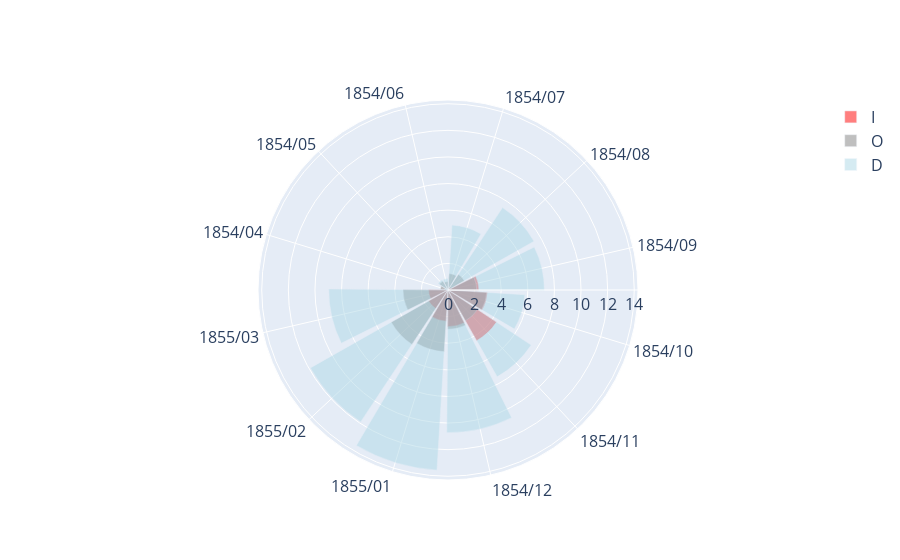

This figure's notebook cell:
### Code cell
polar2(I_COLS)

### Figure 1 — Plotly figure (JSON) as saved in the notebook; plotly's stock layout.template omitted (floating-point values rounded to 4 significant figures)
{"data": [{"base": "stacked", "marker": {"color": "red"}, "name": "I", "opacity": 0.5, "r": [1.461, 1.673, 2.352, 2.757, 4.374, 2.966, 2.324, 0.2582, 0, 0, 0, 0], "theta": ["1855/03", "1855/02", "1855/01", "1854/12", "1854/11", "1854/10", "1854/09", "1854/08", "1854/07", "1854/06", "1854/05", "1854/04"], "type": "barpolar"}, {"base": "stacked", "marker": {"color": "gray"}, "name": "O", "opacity": 0.5, "r": [3.386, 4.906, 4.648, 2.955, 2.658, 2.921, 2.16, 1.414, 1.238, 0.6325, 0.7746, 0.5774], "theta": ["1855/03", "1855/02", "1855/01", "1854/12", "1854/11", "1854/10", "1854/09", "1854/08", "1854/07", "1854/06", "1854/05", "1854/04"], "type": "barpolar"}, {"base": "stacked", "marker": {"color": "lightblue"}, "name": "D", "opacity": 0.5, "r": [8.963, 11.89, 13.57, 10.72, 7.501, 5.791, 7.248, 7.43, 4.892, 0.8563, 0.8944, 0.2582], "theta": ["1855/03", "1855/02", "1855/01", "1854/12", "1854/11", "1854/10", "1854/09", "1854/08", "1854/07", "1854/06", "1854/05", "1854/04"], "type": "barpolar"}], "layout": {"font": {"size": 16}, "legend": {"font": {"size": 16}}, "polar": {"angularaxis": {"rotation": -167}}}}
